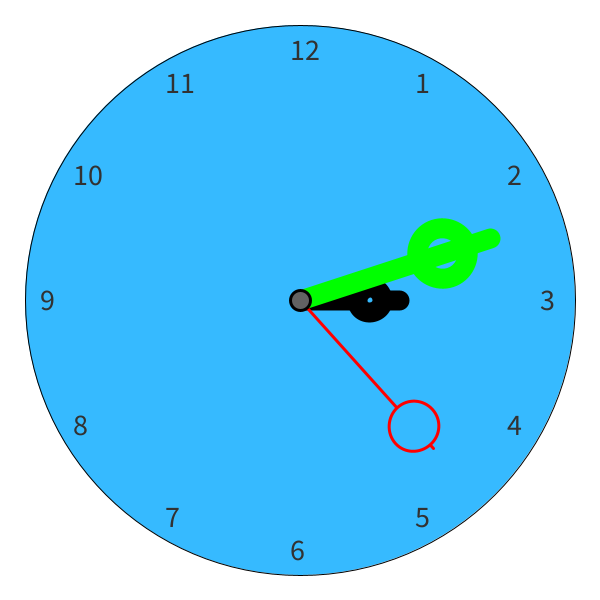
Frame 1 (no input)
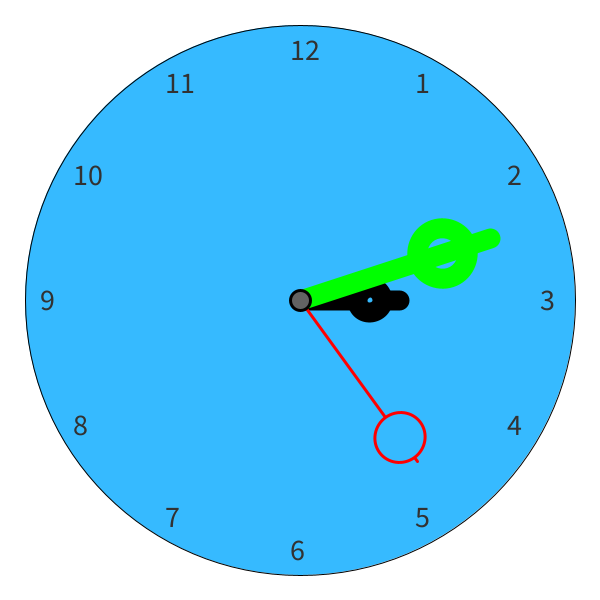
Frame 60 (the mouse pressed at the canvas centre just before this capture)
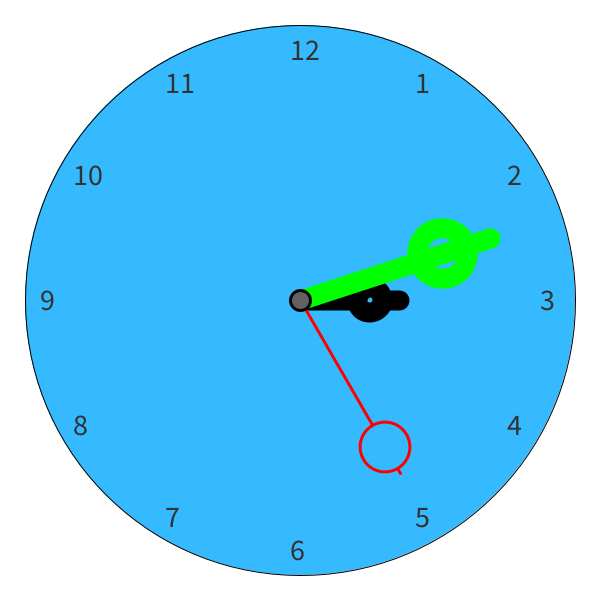
Frame 120 (the mouse held since frame 60 and released just before this capture)

The Processing sketch that drew these frames (run headless with seeded random() and noise(); from frame 60 on, the mouse is pressed at the canvas centre):

// Processing sketch: processing_144305
// ── processing_144305.pde

//Name = An yohan
//ID   = 201420087

float x, y;
 
void setup() {
  size(600, 600);
  smooth();
  strokeWeight(3);
  textSize(30);
  x = width/2;
  y = height/2;
}
 
void draw() {
  background(255);
  drawClock();
}
 
 
void drawClock() {
  strokeWeight(1);
  fill(54, 186, 255);
  ellipse(x, y, 550, 550);
  drawNumbers();
   
  float h_angle = map(hour(), 0, 12, 0, TWO_PI);
  pushMatrix();
  translate(x, y);
  rotate(h_angle);
  stroke(0);
  strokeWeight(20);
  line(0, 0, 0, -100); 
  fill(54, 186, 255);
  ellipse(0,-70, -25,-25);
  popMatrix();
  
  float m_angle = map(minute(), 0, 60, 0, TWO_PI);
  pushMatrix();
  translate(x, y);
  rotate(m_angle);
  stroke(0, 255, 0);
  strokeWeight(20);
  fill(54, 186, 255);
  ellipse(0, -150, -50, -50);
  line(0, 0, 0, -200);
  popMatrix();
  
  float s_angle = map(second(), 0, 60, 0, TWO_PI);
  pushMatrix();
  translate(x, y);
  rotate(s_angle);
  stroke(255, 0, 0);
  strokeWeight(3);
  line(0, 0, 0, -200);
  fill(54, 186, 255);
  ellipse(0, -170, -50, -50);
  popMatrix();
  
  stroke(0);
  fill(98,98,98);
  ellipse(x,y, -20, -20);
  
}
 
  
void drawNumbers() {
  float r = 250;
  float inc = TWO_PI / 12;
  for (int i=1; i<=12; i++) {
    float xn = x+cos(i*inc - HALF_PI) * r;
    float yn = y+sin(i*inc - HALF_PI) * r;
    fill(50);
    text(i, xn-10, yn+10);
  }
}
